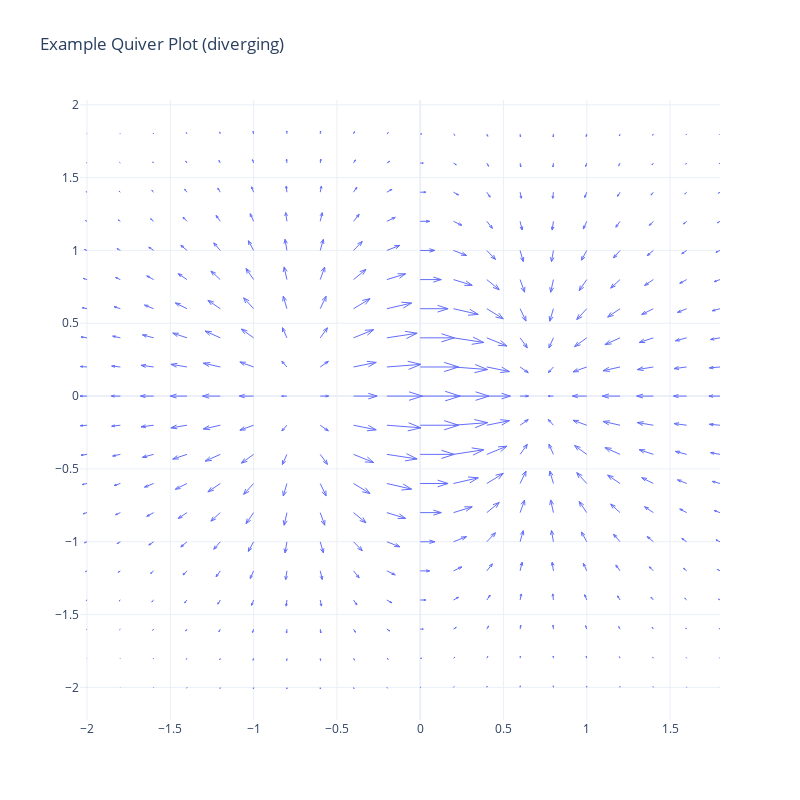

The code cell stored with this chart in its notebook:
### Markdown cell above
# Ice flux from Bedmachine data

- random example see below
- all data are 2D arrays

### Code cell
# x and y both shape (20, 20)
x, y = np.meshgrid(
    np.arange(-2, 2, 0.2),
    np.arange(-2, 2, 0.2))

# z is a function of x and y
z = x * np.exp(-x**2 - y**2)
# v and u show the gradients of z
v, u = np.gradient(z, 0.2, 0.2)

# Create quiver figure
fig = ff.create_quiver(x, y, u, v,
                       scale = 0.25, # scaler on the arrow
                       arrow_scale = 0.4, #increases size of the pointy part of the arrow
                       name = 'quiver',
                       line_width = 1)

fig.update_layout(width = 800, height = 800)
fig.update_layout(template = "plotly_white")

fig.update_layout(title = 'Example Quiver Plot (diverging)')

fig.show()

### Figure 1 — Plotly figure (JSON) as saved in the notebook; plotly's stock layout.template omitted (floating-point values rounded to 4 significant figures; data arrays with more than 128 entries replaced by an {"elided": "..."} marker saying what was removed)
{"data": [{"line": {"width": 1}, "mode": "lines", "name": "quiver", "type": "scatter", "x": {"elided": "2800 float values"}, "y": {"elided": "2800 float values"}}], "layout": {"height": 800, "hovermode": "closest", "title": {"text": "Example Quiver Plot (diverging)"}, "width": 800}}
